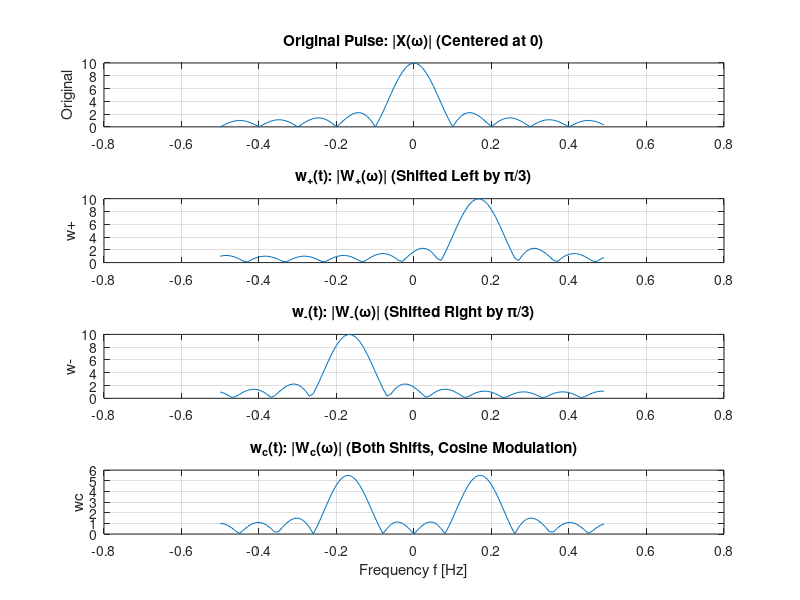

The MATLAB source for this figure:
clf;
clc;
clear;

N = 100;
PulseWidth = 10;
t = [0:1:(N-1)];
x = [ones(1, PulseWidth), zeros(1, N - PulseWidth)];
f = (-(N/2):1:(N/2)-1)*(1/N);

Xf = fft(x);

omega0 = pi/3;

w_plus = x .* exp(1i * omega0 * t); % '1i' is the imaginary unit 'j'
Wf_plus = fft(w_plus);

w_minus = x .* exp(-1i * omega0 * t);
Wf_minus = fft(w_minus);

w_c = x .* cos(omega0 * t);
Wf_c = fft(w_c);

figure;

subplot(4,1,1);
plot(f, fftshift(abs(Xf))); grid on;
title('Original Pulse: |X(\omega)| (Centered at 0)'); ylabel('Original');

subplot(4,1,2);
plot(f, fftshift(abs(Wf_plus))); grid on;
title('w_+(t): |W_+(\omega)| (Shifted Left by \pi/3)'); ylabel('w+');

subplot(4,1,3);
plot(f, fftshift(abs(Wf_minus))); grid on;
title('w_-(t): |W_-(\omega)| (Shifted Right by \pi/3)'); ylabel('w-');

subplot(4,1,4);
plot(f, fftshift(abs(Wf_c))); grid on;
title('w_c(t): |W_c(\omega)| (Both Shifts, Cosine Modulation)');
xlabel('Frequency f [Hz]'); ylabel('wc');